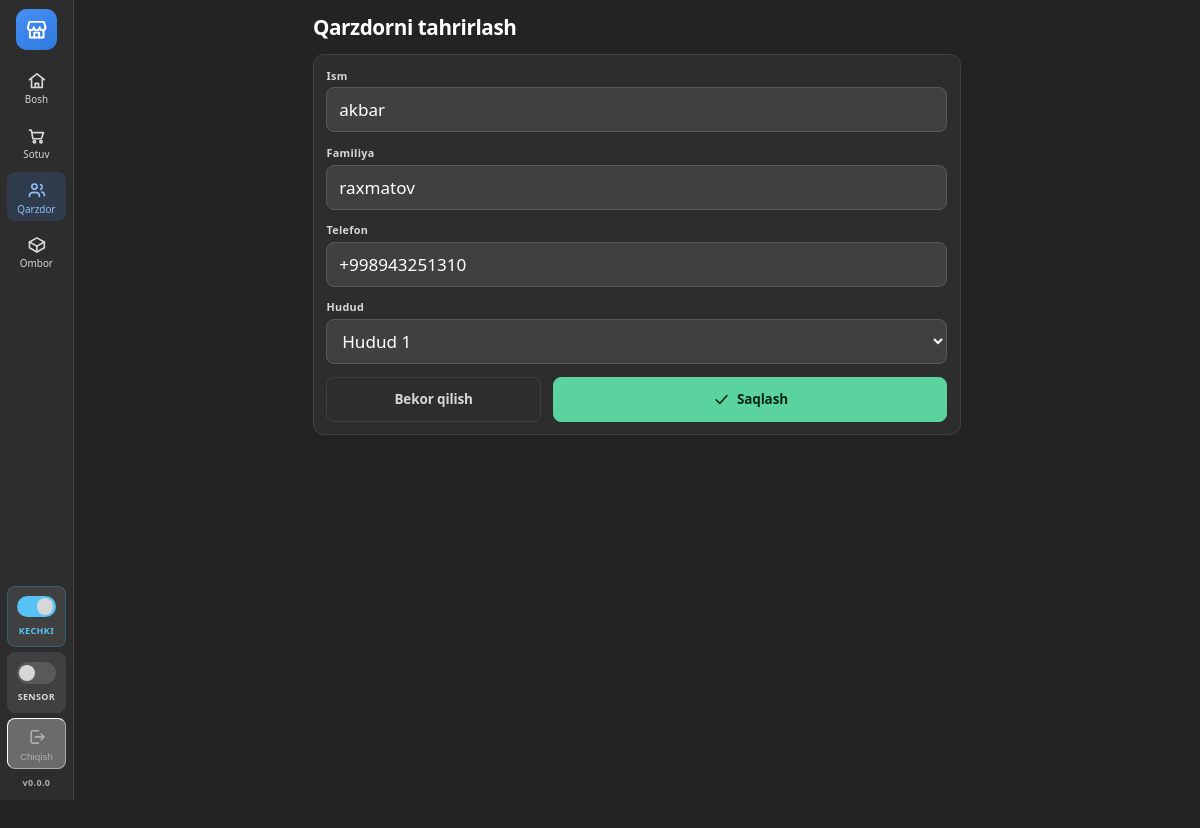
Screenshot of /qarzdor/6/tahrir/ (signed in) with the database file from the repository.
### qarz/models.py (models this page shows, shortened)
class Qarzdor(models.Model):
    ism = models.CharField("Ism", max_length=60)
    familiya = models.CharField("Familiya", max_length=60)
    telefon = models.CharField("Telefon", max_length=25, blank=True)
    hudud = models.ForeignKey(Hudud, on_delete=models.PROTECT, related_name="qarzdorlar",
                              verbose_name="Hudud")
    izoh = models.CharField("Izoh", max_length=200, blank=True)
    yaratilgan = models.DateTimeField(auto_now_add=True)
    class Meta:
        verbose_name = "Qarzdor"
        verbose_name_plural = "Qarzdorlar"
        ordering = ["familiya", "ism"]

### qarz/views.py (the view)
# urls.py: path("qarzdor/<int:pk>/tahrir/", views.qarzdor_tahrir, name="qarzdor_tahrir"),
def qarzdor_tahrir(request, pk):
    qarzdor = get_object_or_404(Qarzdor, pk=pk)
    if request.method == "POST":
        form = QarzdorForm(request.POST, instance=qarzdor)
        if form.is_valid():
            form.save()
            messages.success(request, "Ma'lumot saqlandi.")
            return redirect("qarz:qarzdor_karta", pk=qarzdor.pk)
    else:
        form = QarzdorForm(instance=qarzdor)
    return render(request, "qarz/yangi_qarzdor.html",
                  {"form": form, "tahrir": True, "qarzdor": qarzdor})

### qarz/forms.py
class QarzdorForm(forms.ModelForm):
    def __init__(self, *args, **kwargs):
        super().__init__(*args, **kwargs)
        self.fields["hudud"].empty_label = "— Hududni tanlang —"
    class Meta:
        model = Qarzdor
        fields = ["ism", "familiya", "telefon", "hudud"]
        widgets = {
            "ism": forms.TextInput(attrs={"class": "kirish", "autocomplete": "off",
                                          "placeholder": "Ism"}),
            "familiya": forms.TextInput(attrs={"class": "kirish", "autocomplete": "off",
                                               "placeholder": "Familiya"}),
            "telefon": forms.TextInput(attrs={"class": "kirish raqam-maydon chap-tekis",
                                              "autocomplete": "off",
                                              "placeholder": "+998 __ ___ __ __",
                                              "inputmode": "tel"}),
            "hudud": forms.Select(attrs={"class": "kirish"}),
        }

### config/kontekst.py (called while the page is built)
def _oqi():
    yol = getattr(settings, "VERSIYA_FAYL", None)
    if yol is None or not yol.exists():
        return getattr(settings, "VERSIYA", "")
    vaqt = yol.stat().st_mtime
    if _xotira["vaqt"] != vaqt:
        _xotira["vaqt"] = vaqt
        _xotira["qiymat"] = yol.read_text(encoding="utf-8").strip()
    return _xotira["qiymat"]

def versiya(request):
    return {"versiya": _oqi()}

### qarz/models.py (called while the page is built)
    def __str__(self):
        return self.nom

### qarz/templatetags/statik_versiya.py (called while the page is built)
@register.simple_tag
def statik(yol):
    manzil = static(yol)
    papkalar = list(getattr(settings, "STATICFILES_DIRS", []))
    if getattr(settings, "STATIC_ROOT", None):
        papkalar.append(settings.STATIC_ROOT)
    for papka in papkalar:
        toliq = os.path.join(str(papka), *yol.split("/"))
        if os.path.exists(toliq):
            return f"{manzil}?v={int(os.path.getmtime(toliq))}"
    return manzil

### templates/qarz/yangi_qarzdor.html (shortened to what this page needs)
{% extends "base.html" %}
{% block tana %}
<div class="sahifa-keng" style="max-width:720px">
  <div class="sarlavha">
    {% if tahrir %}Qarzdorni tahrirlash{% else %}Yangi qarzdor{% endif %}
  </div>
  <form method="post" class="quti">
    {% for maydon in form %}
      <div class="maydon">
        <label for="{{ maydon.id_for_label }}">{{ maydon.label }}</label>
        {{ maydon }}
      </div>
    {% endfor %}
    <div class="qator" style="margin-top:var(--oraliq)">
      <a class="tugma tinch" href="{% url 'qarz:boshlash' %}" style="flex:1">Bekor qilish</a>
      <button type="submit" class="tugma yashil" style="flex:2">
        <svg class="ikon"><use href="#i-belgi"></use></svg>
        {% if tahrir %}Saqlash{% else %}Yaratish va qarz yozish{% endif %}
      </button>
    </div>
  </form>
</div>
{% endblock %}

### static/css/uslub.css (style rules this page uses)
:root { --kolam: .9; zoom: var(--kolam); --menyu-eni: 82px; --tugma-balandlik: 50px; --matn: 15px; --katta-matn: 19px; --oraliq: 14px; --radius: 12px; --radius-s: 9px; --fon: #232323; --panel: #2d2d2d; --panel-2: #404040; --panel-3: #4d4d4d; --chegara: #404040; --chegara-2: #595959; --matn-rang: #ffffff; --matn-2: #d7d7d7; --matn-3: #adadad; --urgu: #468ff3; --urgu-quyuq: #2f7ae0; --urgu-fon: rgba(70, 143, 243, .15); --urgu-chek: rgba(70, 143, 243, .4); --urgu-matn: #8fbdf8; --ogoh: #ffb020; --ogoh-fon: rgba(255, 176, 32, .12); --ogoh-chek: rgba(255, 176, 32, .35); --tasdiq: #5ad39e; --tasdiq-quyuq: #45b986; --tasdiq-fon: rgba(90, 211, 158, .14); --tasdiq-chek: rgba(90, 211, 158, .35); --xato: #f87171; --xato-fon: rgba(248, 113, 113, .14); --xato-chek: rgba(248, 113, 113, .35); --kok: #57c2f5; --kok-fon: rgba(29, 153, 221, .16); --kok-chek: rgba(29, 153, 221, .35); --asosiy-matn: #ffffff; --tasdiq-matn: #0a2617; --soya: 0 2px 6px rgba(0, 0, 0, .35); --soya-2: 0 10px 30px rgba(0, 0, 0, .45); }
* { box-sizing: border-box; margin: 0; padding: 0; }
body { font-family: "Segoe UI Variable Text", "Segoe UI", system-ui, -apple-system, Roboto, sans-serif; font-size: var(--matn); line-height: 1.4; background: var(--fon); color: var(--matn-rang); -webkit-font-smoothing: antialiased; -webkit-tap-highlight-color: transparent; height: calc(100vh / var(--kolam)); display: flex; overflow: hidden; }
.sahifa-keng { max-width: 1500px; margin: 0 auto; }
.sarlavha { display: flex; align-items: baseline; gap: 10px; font-size: calc(var(--katta-matn) + 4px); font-weight: 650; letter-spacing: -.02em; margin-bottom: var(--oraliq); }
.tugma { display: inline-flex; align-items: center; justify-content: center; gap: 8px; min-height: var(--tugma-balandlik); padding: 0 18px; font-size: var(--matn); font-weight: 600; font-family: inherit; letter-spacing: -.01em; color: var(--matn-rang); background: var(--panel-3); border: 1px solid var(--chegara-2); border-radius: var(--radius-s); cursor: pointer; text-decoration: none; user-select: none; transition: background .12s ease, border-color .12s ease, transform .1s ease; }
.tugma.yashil { background: var(--tasdiq); border-color: var(--tasdiq); color: var(--tasdiq-matn); }
.tugma.tinch { background: transparent; border-color: var(--chegara); color: var(--matn-2); }
.ikon { width: 19px; height: 19px; flex: none; }
.quti { background: var(--panel); border: 1px solid var(--chegara); border-radius: var(--radius); padding: var(--oraliq); margin-bottom: var(--oraliq); }
.qator { display: flex; gap: var(--oraliq); flex-wrap: wrap; }
.qator > * { flex: 1; }
.maydon { margin-bottom: var(--oraliq); }
.maydon label { display: block; font-size: 12px; font-weight: 600; letter-spacing: .03em; color: var(--matn-2); margin-bottom: 5px; }
.kirish, select.kirish, input.kirish, textarea.kirish { width: 100%; min-height: var(--tugma-balandlik); padding: 8px 13px; font-size: var(--katta-matn); font-family: inherit; color: var(--matn-rang); background: var(--panel-2); border: 1px solid var(--chegara-2); border-radius: var(--radius-s); transition: border-color .12s ease, box-shadow .12s ease; }
.kirish::placeholder { color: var(--matn-3); }
select.kirish { cursor: pointer; }
select.kirish option { background: var(--panel-2); color: var(--matn-rang); }
.raqam-maydon { text-align: right; font-variant-numeric: tabular-nums; }
.chap-tekis { text-align: left; }

### rows the page displays
Qarzdor: form "akbar" "raxmatov" "+998943251310" "Hudud 1"

### other values shown
{{ versiya }} "0.0.0"
{{ maydon.label }} "Ism" "Familiya" "Telefon" "Hudud"
